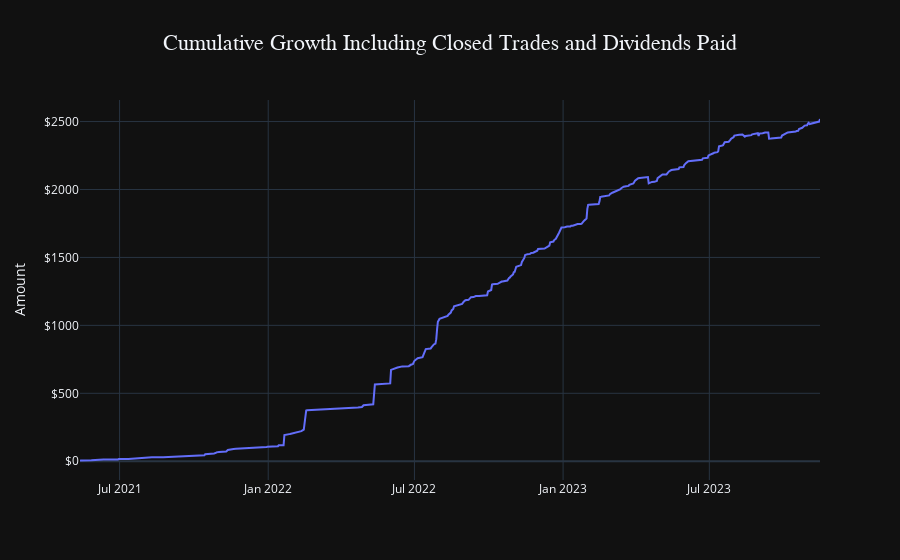

Notebook cell for this chart:
### Code cell
# create a plotly express line chart using plotys dark theme
fig = px.line(div_paid_df, x=div_paid_df.index , y='cumulative_growth',  title='Cumulative Growth Including Closed Trades and Dividends Paid', template='plotly_dark')
# center the title and increase the font size and use Rockwell font
fig.update_layout(title={'x':0.5, 'xanchor': 'center', 'font': {'size': 22, 'family': 'Rockwell'}})
# update the x and y axis labels
fig.update_layout(xaxis_title='', yaxis_title='Amount')
# add the dollar sign to the y axis
fig.update_yaxes(tickprefix="$")

fig.show()

### Figure 1 — Plotly figure (JSON) as saved in the notebook; plotly's stock layout.template omitted (floating-point values rounded to 4 significant figures; data arrays with more than 128 entries replaced by an {"elided": "..."} marker saying what was removed)
{"data": [{"hovertemplate": "Date=%{x}<br>cumulative_growth=%{y}<extra></extra>", "legendgroup": "", "line": {"color": "#636efa", "dash": "solid"}, "marker": {"symbol": "circle"}, "mode": "lines", "name": "", "orientation": "v", "showlegend": false, "type": "scatter", "x": {"elided": "352 str values"}, "xaxis": "x", "y": {"elided": "352 float values"}, "yaxis": "y"}], "layout": {"legend": {"tracegroupgap": 0}, "title": {"font": {"family": "Rockwell", "size": 22}, "text": "Cumulative Growth Including Closed Trades and Dividends Paid", "x": 0.5, "xanchor": "center"}, "xaxis": {"anchor": "y", "domain": [0, 1], "title": {"text": ""}}, "yaxis": {"anchor": "x", "domain": [0, 1], "tickprefix": "$", "title": {"text": "Amount"}}}}
